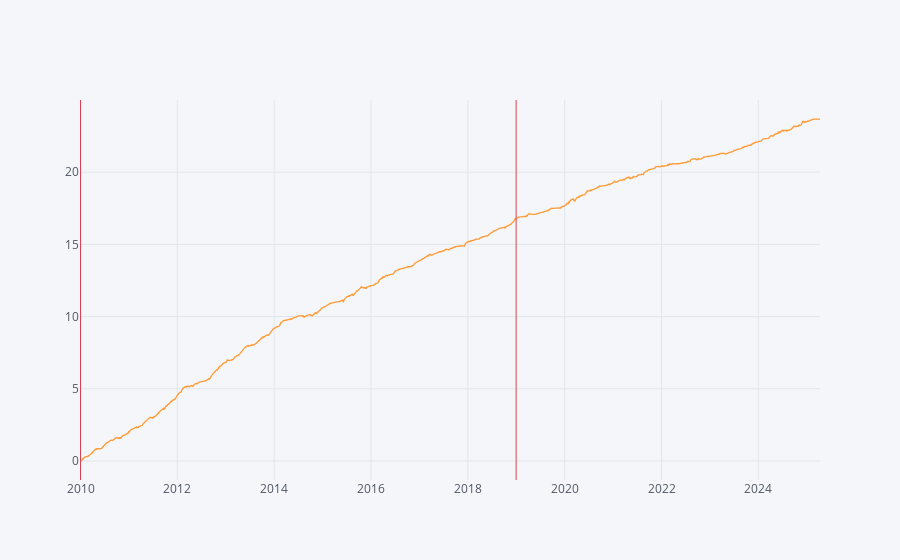

The notebook cell this image was saved under:
### Code cell
bt_ret = Full_time_ts_result.mean(axis=1)
Tool.show_stats(pd.concat({
    '樣本內':bt_ret.loc[args['DATE_FROM']:args['DATE_TO']],
    '樣本外':bt_ret.loc[args['DATE_TO']:],
    '全樣本':bt_ret.loc[:],
},axis = 1))
bt_ret.cumsum().iplot(vline = [args['DATE_FROM'],args['DATE_TO']])

### Figure 1 — Plotly figure (JSON) as saved in the notebook; plotly's stock layout.template omitted (floating-point values rounded to 4 significant figures; data arrays with more than 128 entries replaced by an {"elided": "..."} marker saying what was removed)
{"data": [{"line": {"color": "rgba(255, 153, 51, 1.0)", "dash": "solid", "shape": "linear", "width": 1.3}, "mode": "lines", "name": "None", "text": "", "type": "scatter", "x": {"elided": "3742 str values"}, "y": {"elided": "3742 float values"}}], "layout": {"legend": {"bgcolor": "#F5F6F9", "font": {"color": "#4D5663"}}, "paper_bgcolor": "#F5F6F9", "plot_bgcolor": "#F5F6F9", "shapes": [{"line": {"color": "#db4052", "dash": "solid", "width": 1}, "type": "line", "x0": "2010-01-01", "x1": "2010-01-01", "xref": "x", "y0": 0, "y1": 1, "yref": "paper"}, {"line": {"color": "#db4052", "dash": "solid", "width": 1}, "type": "line", "x0": "2018-12-31", "x1": "2018-12-31", "xref": "x", "y0": 0, "y1": 1, "yref": "paper"}], "titlefont": {"color": "#4D5663"}, "xaxis": {"gridcolor": "#E1E5ED", "showgrid": true, "tickfont": {"color": "#4D5663"}, "title": "", "titlefont": {"color": "#4D5663"}, "zerolinecolor": "#E1E5ED"}, "yaxis": {"gridcolor": "#E1E5ED", "showgrid": true, "tickfont": {"color": "#4D5663"}, "title": "", "titlefont": {"color": "#4D5663"}, "zerolinecolor": "#E1E5ED"}}}
